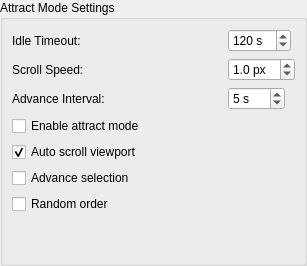
<?xml version="1.0" encoding="UTF-8"?>
<ui version="4.0">
 <class>AttractPanel</class>
 <widget class="QWidget" name="AttractPanel">
  <layout class="QVBoxLayout" name="rootLayout">
   <property name="leftMargin"><number>0</number></property>
   <property name="topMargin"><number>0</number></property>
   <property name="rightMargin"><number>0</number></property>
   <property name="bottomMargin"><number>0</number></property>
   <item>
    <widget class="QGroupBox" name="attractGroupBox">
     <property name="title"><string>Attract Mode Settings</string></property>
     <layout class="QVBoxLayout" name="attractContentLayout">
      <item>
       <layout class="QFormLayout" name="attractFormLayout">
        <property name="horizontalSpacing"><number>16</number></property>
        <property name="verticalSpacing"><number>6</number></property>
        <property name="labelAlignment"><set>Qt::AlignmentFlag::AlignLeft|Qt::AlignmentFlag::AlignVCenter</set></property>
        <property name="fieldGrowthPolicy"><enum>QFormLayout::FieldGrowthPolicy::FieldsStayAtSizeHint</enum></property>
        <item row="0" column="0"><widget class="QLabel" name="attractIdleTimeoutLabel"><property name="minimumSize"><size><width>200</width><height>0</height></size></property><property name="text"><string>Idle Timeout:</string></property></widget></item>
        <item row="0" column="1">
         <widget class="QSpinBox" name="attractIdleTimeoutSpinBox">
          <property name="maximumWidth"><number>120</number></property>
          <property name="toolTip"><string>Seconds of inactivity before attract mode activates (10-3600)</string></property>
          <property name="suffix"><string> s</string></property>
          <property name="minimum"><number>10</number></property>
          <property name="maximum"><number>3600</number></property>
          <property name="value"><number>120</number></property>
         </widget>
        </item>
        <item row="1" column="0"><widget class="QLabel" name="attractScrollSpeedLabel"><property name="minimumSize"><size><width>200</width><height>0</height></size></property><property name="text"><string>Scroll Speed:</string></property></widget></item>
        <item row="1" column="1">
         <widget class="QDoubleSpinBox" name="attractScrollSpeedSpinBox">
          <property name="maximumWidth"><number>120</number></property>
          <property name="toolTip"><string>Scroll speed in pixels per frame during attract mode (0.1-10). Sub-pixel speeds accumulate per frame for very slow scroll (e.g. one page in 30+ seconds). In Cover Flow this is measured against the width one card travels through the centre.</string></property>
          <property name="suffix"><string> px</string></property>
          <property name="decimals"><number>1</number></property>
          <property name="singleStep"><double>0.1</double></property>
          <property name="minimum"><double>0.1</double></property>
          <property name="maximum"><double>10.0</double></property>
          <property name="value"><double>1.0</double></property>
         </widget>
        </item>
        <item row="2" column="0"><widget class="QLabel" name="attractAdvanceIntervalLabel"><property name="minimumSize"><size><width>200</width><height>0</height></size></property><property name="text"><string>Advance Interval:</string></property></widget></item>
        <item row="2" column="1">
         <widget class="QSpinBox" name="attractAdvanceIntervalSpinBox">
          <property name="maximumWidth"><number>120</number></property>
          <property name="toolTip"><string>Seconds between selection advances during attract mode (1-600)</string></property>
          <property name="suffix"><string> s</string></property>
          <property name="minimum"><number>1</number></property>
          <property name="maximum"><number>600</number></property>
          <property name="value"><number>5</number></property>
         </widget>
        </item>
        <item row="3" column="0" colspan="2"><widget class="QCheckBox" name="attractModeCheckBox"><property name="text"><string>Enable attract mode</string></property><property name="toolTip"><string>Automatically scroll through items after an idle timeout</string></property></widget></item>
        <item row="4" column="0" colspan="2"><widget class="QCheckBox" name="attractAutoScrollCheckBox"><property name="text"><string>Auto scroll viewport</string></property><property name="toolTip"><string>Smoothly scroll the viewport up and down while attract mode is active. In Cover Flow it drifts the carousel instead, carrying the selection with it.</string></property><property name="checked"><bool>true</bool></property></widget></item>
        <item row="5" column="0" colspan="2"><widget class="QCheckBox" name="attractAdvanceSelectionCheckBox"><property name="text"><string>Advance selection</string></property><property name="toolTip"><string>Also cycle through items by changing the selection on its own timer while attract mode is active</string></property></widget></item>
        <item row="6" column="0" colspan="2"><widget class="QCheckBox" name="attractAdvanceRandomCheckBox"><property name="text"><string>Random order</string></property><property name="toolTip"><string>When advancing the selection, pick a random item instead of the next sequential one</string></property></widget></item>
       </layout>
      </item>
      <item>
       <spacer name="attractVerticalSpacer">
        <property name="orientation"><enum>Qt::Orientation::Vertical</enum></property>
        <property name="sizeHint" stdset="0"><size><width>20</width><height>40</height></size></property>
       </spacer>
      </item>
     </layout>
    </widget>
   </item>
  </layout>
 </widget>
 <resources/>
 <connections/>
</ui>
